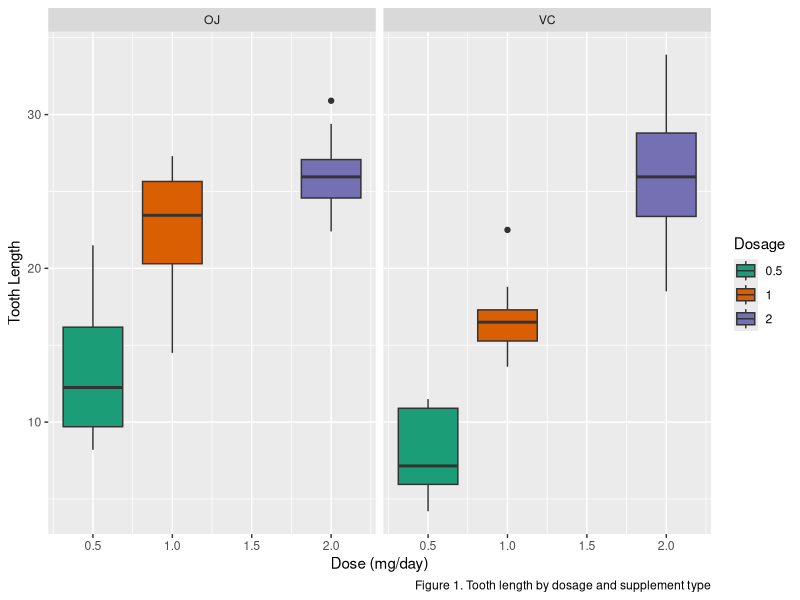
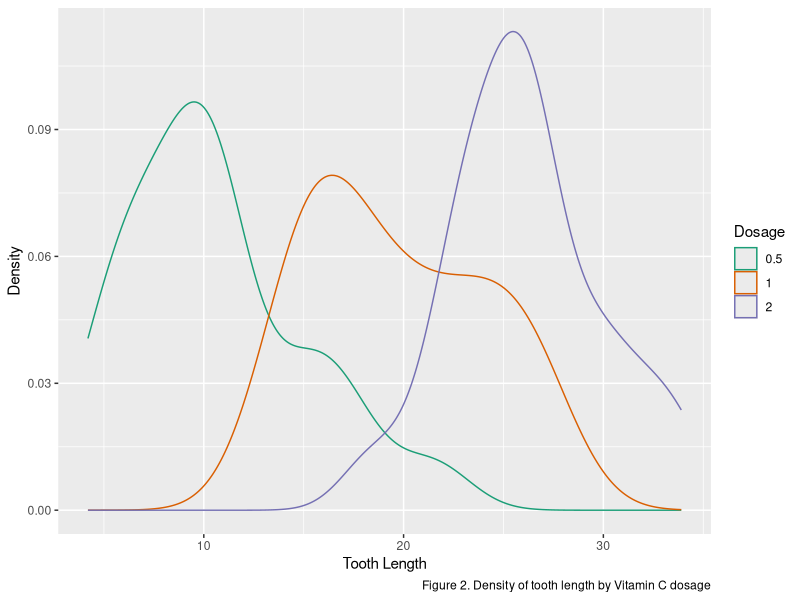

Write R code to recreate these figures, in order.
## ---- chunk 1
knitr::opts_chunk$set(echo = TRUE)
## ---- chunk 2
library(tidyverse)
tg <- select(ToothGrowth, Tooth.Length = len, Supplement = supp, Dose = dose) %>%
    mutate(Dosage = as.factor(Dose))

with(tg, table(Dose, Supplement))
## ---- chunk 3
ggplot(tg, aes(x = Dose, y = Tooth.Length, group = Dosage, fill = Dosage)) +
    geom_boxplot() +
    scale_fill_brewer(palette = "Dark2") +
    facet_grid(. ~ Supplement) +
    labs(x = "Dose (mg/day)", y ="Tooth Length", 
         caption = "Figure 1. Tooth length by dosage and supplement type")
## ---- chunk 4
ggplot(tg, aes(Tooth.Length, group = Dosage, color = Dosage)) +
    geom_density() +
    scale_color_brewer(palette = "Dark2") +
    labs(x = "Tooth Length", y = "Density",
         caption = "Figure 2. Density of tooth length by Vitamin C dosage")

## ---- chunk 5
t.len <- tg$Tooth.Length
supplement <- as.character(tg$Supplement)
mean.diff <- function(length, supp) {
    mean(t.len[supp == "OJ"]) - mean(t.len[supp == "VC"])
}
observation <- mean.diff(t.len, supplement)
permutations <- sapply(1:10000, function(x) mean.diff(t.len, sample(supplement)))
p.val.supplement <- mean(permutations > observation)
## ---- chunk 6
tg.subset <- filter(tg, Dose >= 1.0)
t.len <- tg.subset$Tooth.Length
d <- as.character(tg.subset$Dosage)

mean.diff <- function(t.len, d) {
    mean(t.len[d == "2"]) - mean(t.len[d == "1"])
}
observation <- mean.diff(t.len, d)
permutations <- sapply(1:10000, function(x) mean.diff(t.len, sample(d)))
p.val.dose <- mean(permutations > observation)
